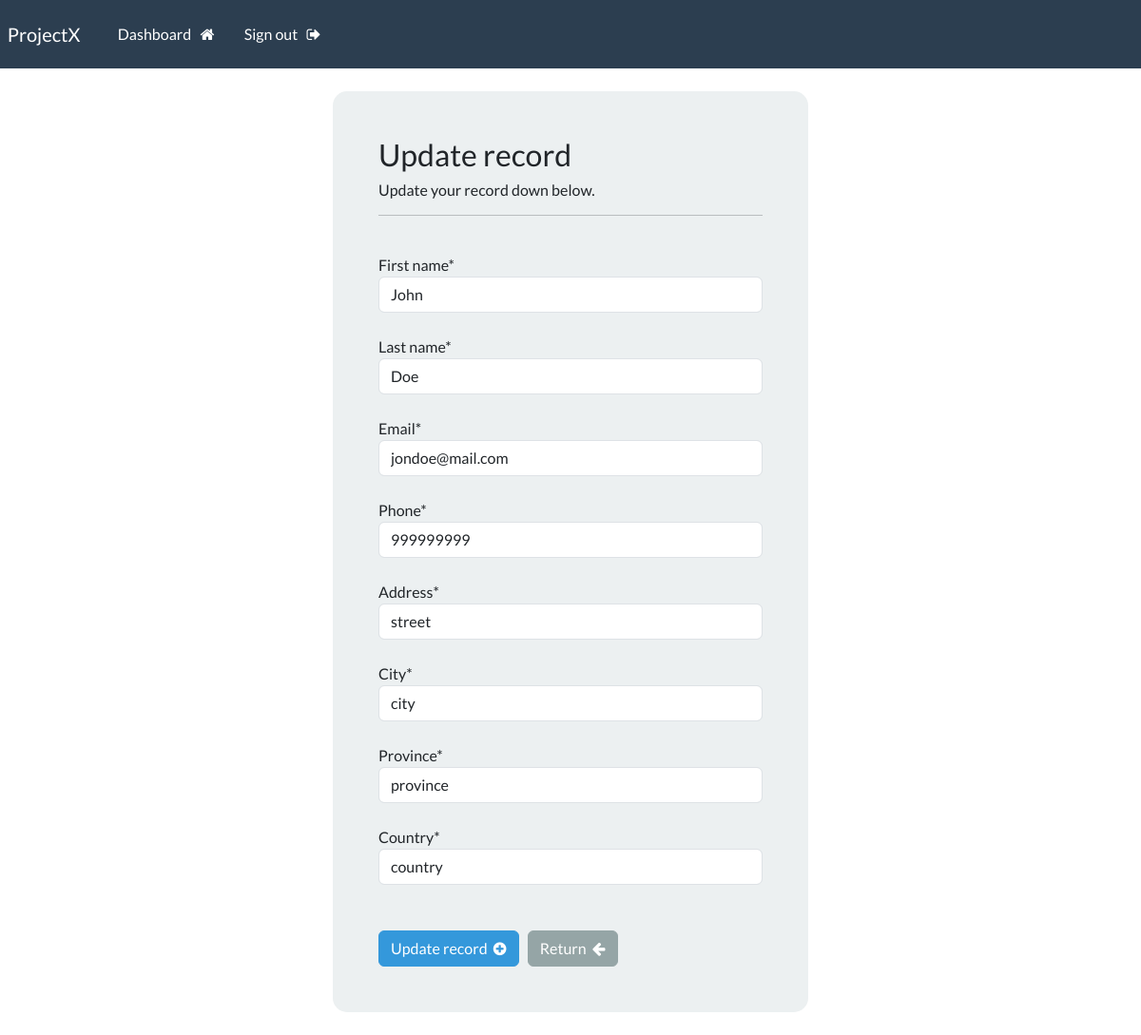
Page /update-record/1 (signed in) on the earlier database version.
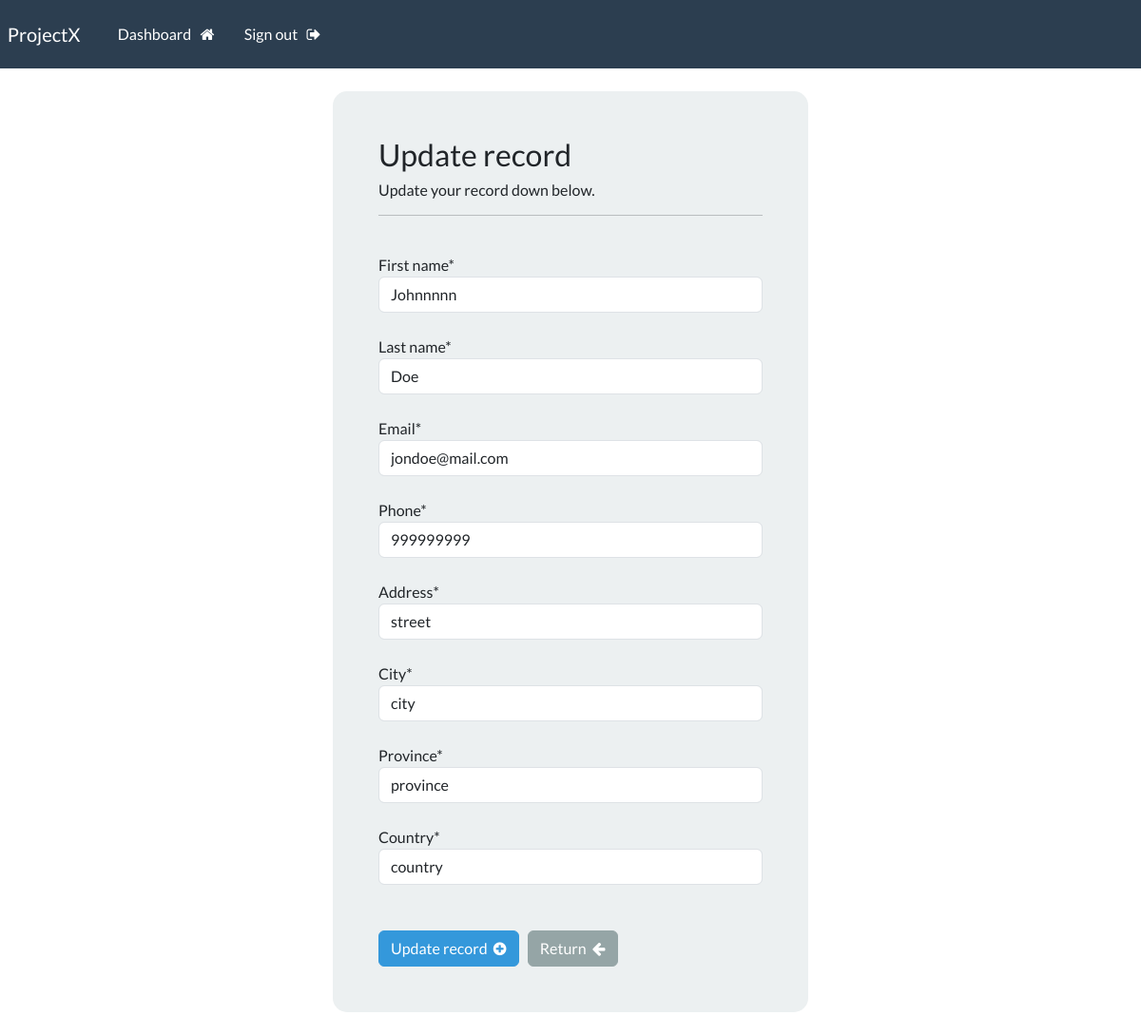
Same page on the later database version.
### webapp/models.py (models this page shows, shortened)
class Record(models.Model):
    creation_date = models.DateTimeField(auto_now_add=True)
    first_name = models.CharField(max_length=100)
    last_name = models.CharField(max_length=100)
    email = models.CharField(max_length=255)
    phone = models.CharField(max_length=20)
    address = models.CharField(max_length=300)
    city = models.CharField(max_length=255)
    province = models.CharField(max_length=200)
    country = models.CharField(max_length=125)

### webapp/views.py (the view)
# urls.py: path('update-record/<int:pk>', views.update_record,name="update-record"),
@login_required(login_url='my-login')
def update_record(request,pk):
    record = Record.objects.get(id=pk)
    form = UpdateRecordForm(instance=record)
    if request.method == "POST":
        form = UpdateRecordForm(request.POST, instance=record)
        if form.is_valid():
            form.save()
            messages.success(request, "Your record was updated!")
            return redirect("dashboard")
    context = {'form': form}
    return render(request,'webapp/update-record.html',context=context)

### webapp/forms.py
class UpdateRecordForm(forms.ModelForm):
    class Meta:
        model = Record
        fields = ["first_name","last_name","email","phone","address","city","province","country"]

### webapp/templates/webapp/update-record.html (shortened to what this page needs)
{% extends 'webapp/base.html' %}
{% load crispy_forms_tags %}
{% block content %}
    <body>
        <div class="container bg-light shadow-md p-5 form-layout">
            <h3> Update record</h3>
            <h6>Update your record down below.</h6>
            <hr>
             <br>
            <form method="POST" autocomplete="off">
                {{form.first_name|as_crispy_field}}
                <br>
                {{form.last_name|as_crispy_field}}
                <br>
                {{form.email|as_crispy_field}}
                <br>
                {{form.phone|as_crispy_field}}
                <br>
                {{form.address|as_crispy_field}}
                <br>
                {{form.city|as_crispy_field}}
                <br>
                {{form.province|as_crispy_field}}
                <br>
                {{form.country|as_crispy_field}}
                <br>
                <br>
                <button type="submit" class="btn btn-info">Update record &nbsp;<i
                class="fa fa-plus-circle" aria-hidden="true"></i></button>
                <a href="{% url 'dashboard' %}" class="btn btn-secondary"> Return &nbsp;<i
                        class="fa fa-arrow-left" aria-hidden="true"></i></a>
             </form>
        </div>
        <br>
    </body>
{% endblock %}

Differences in the rows shown:
changed Record "Doe": first_name "John" → "Johnnnnn"
